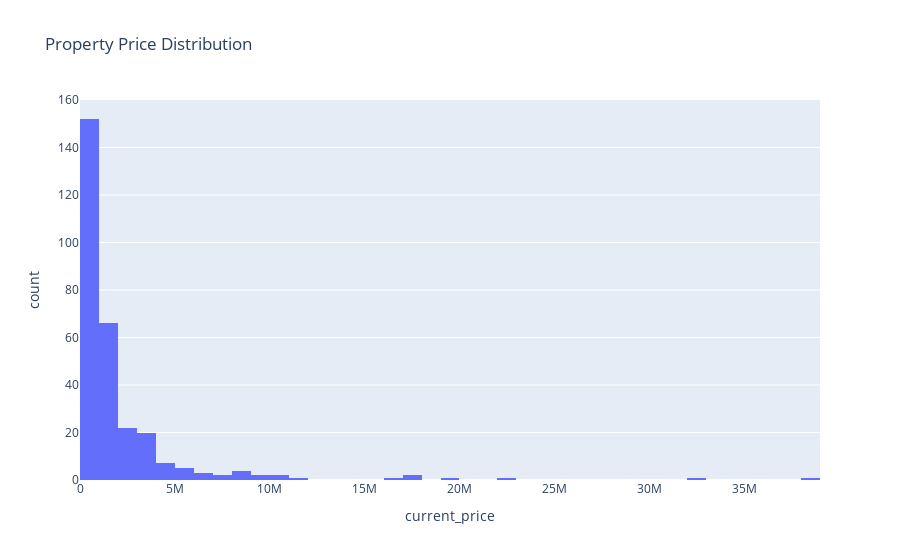
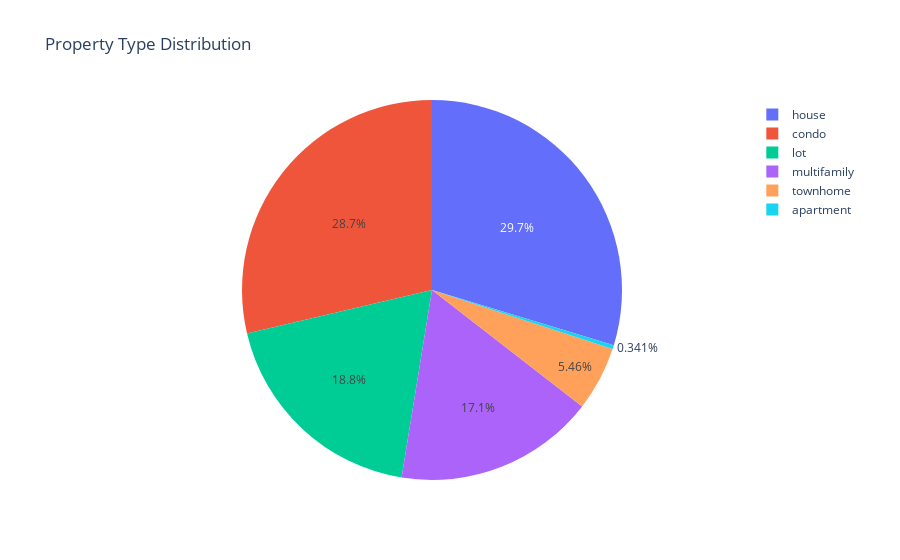
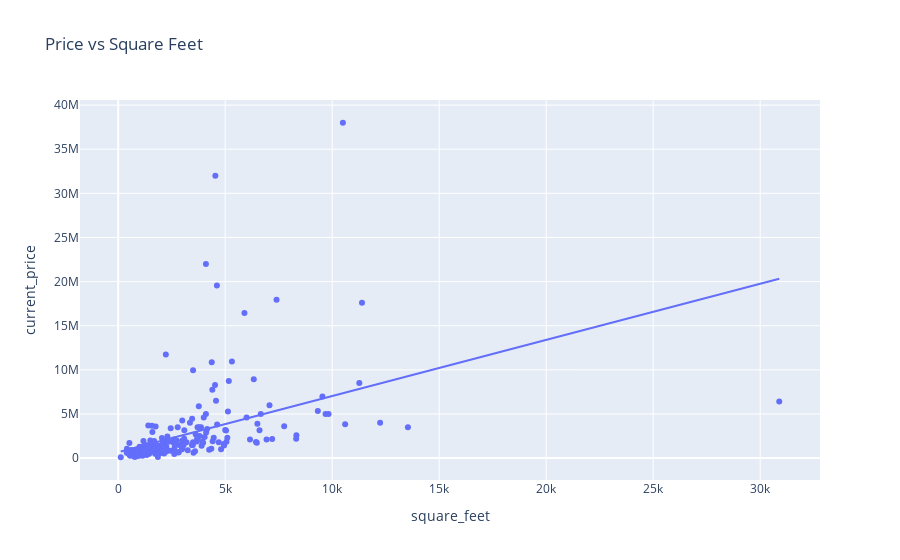

Notebook source saved alongside these figures, in order:
### Code cell
# Data Visualization
if not df.empty and 'current_price' in df.columns:
    price_data = df['current_price'].dropna()
    
    if len(price_data) > 0:
        # Price distribution
        fig = px.histogram(
            df.dropna(subset=['current_price']), 
            x='current_price', 
            nbins=50,
            title='Property Price Distribution'
        )
        fig.show()
        
        # Property type distribution
        if 'property_type' in df.columns:
            type_counts = df['property_type'].value_counts()
            fig = px.pie(
                values=type_counts.values,
                names=type_counts.index,
                title='Property Type Distribution'
            )
            fig.show()
        
        # Price vs Size
        if 'square_feet' in df.columns:
            scatter_data = df[['current_price', 'square_feet']].dropna()
            if len(scatter_data) > 0:
                fig = px.scatter(
                    scatter_data,
                    x='square_feet',
                    y='current_price',
                    title='Price vs Square Feet',
                    trendline='ols'
                )
                fig.show()

### Figure 1 — Plotly figure (JSON) as saved in the notebook; plotly's stock layout.template omitted (floating-point values rounded to 4 significant figures; data arrays with more than 128 entries replaced by an {"elided": "..."} marker saying what was removed)
{"data": [{"bingroup": "x", "hovertemplate": "current_price=%{x}<br>count=%{y}<extra></extra>", "legendgroup": "", "marker": {"color": "#636efa", "pattern": {"shape": ""}}, "name": "", "nbinsx": 50, "orientation": "v", "showlegend": false, "type": "histogram", "x": {"elided": "293 float values"}, "xaxis": "x", "yaxis": "y"}], "layout": {"barmode": "relative", "legend": {"tracegroupgap": 0}, "title": {"text": "Property Price Distribution"}, "xaxis": {"anchor": "y", "domain": [0, 1], "title": {"text": "current_price"}}, "yaxis": {"anchor": "x", "domain": [0, 1], "title": {"text": "count"}}}}

### Figure 2 — Plotly figure (JSON) as saved in the notebook; plotly's stock layout.template omitted (floating-point values rounded to 4 significant figures)
{"data": [{"domain": {"x": [0, 1], "y": [0, 1]}, "hovertemplate": "label=%{label}<br>value=%{value}<extra></extra>", "labels": ["house", "condo", "lot", "multifamily", "townhome", "apartment"], "legendgroup": "", "name": "", "showlegend": true, "type": "pie", "values": [87, 84, 55, 50, 16, 1]}], "layout": {"legend": {"tracegroupgap": 0}, "title": {"text": "Property Type Distribution"}}}

### Figure 3 — Plotly figure (JSON) as saved in the notebook; plotly's stock layout.template omitted (floating-point values rounded to 4 significant figures; data arrays with more than 128 entries replaced by an {"elided": "..."} marker saying what was removed)
{"data": [{"hovertemplate": "square_feet=%{x}<br>current_price=%{y}<extra></extra>", "legendgroup": "", "marker": {"color": "#636efa", "symbol": "circle"}, "mode": "markers", "name": "", "orientation": "v", "showlegend": false, "type": "scatter", "x": {"elided": "233 float values"}, "xaxis": "x", "y": {"elided": "233 float values"}, "yaxis": "y"}, {"hovertemplate": "<b>OLS trendline</b><br>current_price = 635.883 * square_feet + 674142<br>R<sup>2</sup>=0.193451<br><br>square_feet=%{x}<br>current_price=%{y} <b>(trend)</b><extra></extra>", "legendgroup": "", "marker": {"color": "#636efa", "symbol": "circle"}, "mode": "lines", "name": "", "showlegend": false, "type": "scatter", "x": {"elided": "233 float values"}, "xaxis": "x", "y": {"elided": "233 float values"}, "yaxis": "y"}], "layout": {"legend": {"tracegroupgap": 0}, "title": {"text": "Price vs Square Feet"}, "xaxis": {"anchor": "y", "domain": [0, 1], "title": {"text": "square_feet"}}, "yaxis": {"anchor": "x", "domain": [0, 1], "title": {"text": "current_price"}}}}
